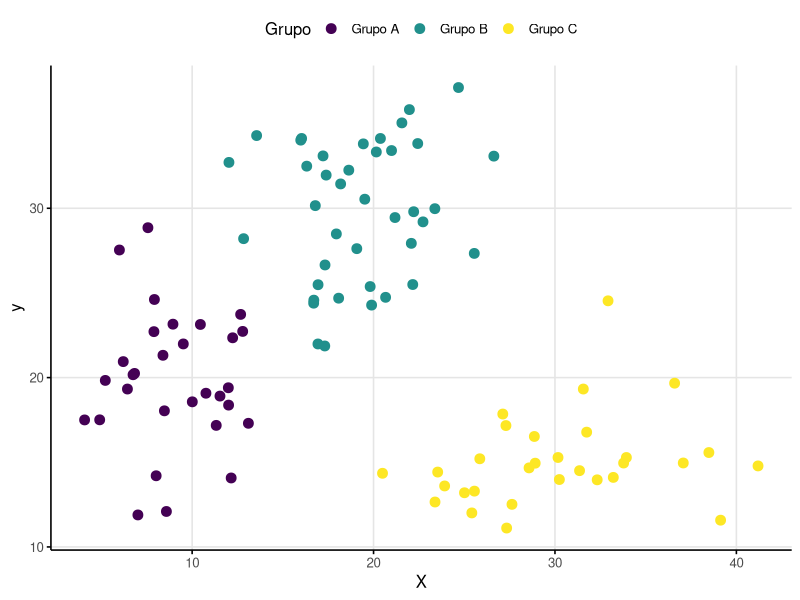

The R script that drew this image:
# --------------------------
# [*] Configurações Iniciais
# --------------------------

library(ggplot2)
library(dplyr)

# -----------------------
# [1] Ferramentas Básicas
# -----------------------

# --------------------
# [1.1] Estratificação
# --------------------

# ---------------------------------
# [1.1.1] Exemplo de Estratificação
# ---------------------------------

# Definir semente
set.seed(11111)

# Grupo A
group1_size <- 30
group1_x <- rnorm(group1_size, mean = 10, sd = 2.5)
group1_y <- rnorm(group1_size, mean = 20, sd = 3.5)

# Grupo B
group2_size <- 40
group2_x <- rnorm(group2_size, mean = 20, sd = 3.5)
group2_y <- rnorm(group2_size, mean = 30, sd = 4.5)

# Grupo C
group3_size <- 30
group3_x <- rnorm(group3_size, mean = 30, sd = 4.5)
group3_y <- rnorm(group3_size, mean = 15, sd = 2.5)

# DataFrame unificado
df <- data.frame(
  x = c(group1_x, group2_x, group3_x),
  y = c(group1_y, group2_y, group3_y),
  Grupo = factor(c(
    rep("Grupo A", group1_size),
    rep("Grupo B", group2_size),
    rep("Grupo C", group3_size)
  ))
)

# Gráfico com ggplot2
ggplot(df, aes(x = x, y = y, color = Grupo)) +
  geom_point(size = 3) +
  scale_color_viridis_d() +
  labs(x = "X", y = "y", color = "Grupo") +
  theme_minimal(base_size = 12) +
  theme(
    legend.position = "top",
    panel.grid.minor = element_blank(),
    panel.grid.major = element_line(color = "gray90"),
    axis.line = element_line(color = "black"),
    axis.ticks = element_line(color = "black"),
    panel.border = element_blank()
  )